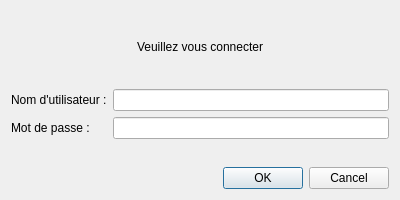
<?xml version="1.0" encoding="UTF-8"?>
<ui version="4.0">
 <class>LoginDialog</class>
 <widget class="QDialog" name="LoginDialog">
  <property name="geometry">
   <rect>
    <x>0</x>
    <y>0</y>
    <width>400</width>
    <height>200</height>
   </rect>
  </property>
  <property name="windowTitle">
   <string>Connexion</string>
  </property>
  <layout class="QVBoxLayout" name="verticalLayout">
   <item>
    <widget class="QLabel" name="label">
     <property name="text">
      <string>Veuillez vous connecter</string>
     </property>
     <property name="alignment">
      <set>Qt::AlignCenter</set>
     </property>
    </widget>
   </item>
   <item>
    <layout class="QFormLayout" name="formLayout">
     <item row="0" column="0">
      <widget class="QLabel" name="username_label">
       <property name="text">
        <string>Nom d'utilisateur :</string>
       </property>
      </widget>
     </item>
     <item row="0" column="1">
      <widget class="QLineEdit" name="username_input"/>
     </item>
     <item row="1" column="0">
      <widget class="QLabel" name="password_label">
       <property name="text">
        <string>Mot de passe :</string>
       </property>
      </widget>
     </item>
     <item row="1" column="1">
      <widget class="QLineEdit" name="password_input">
       <property name="echoMode">
        <enum>QLineEdit::Password</enum>
       </property>
      </widget>
     </item>
    </layout>
   </item>
   <item>
    <widget class="QDialogButtonBox" name="button_box">
     <property name="orientation">
      <enum>Qt::Horizontal</enum>
     </property>
     <property name="standardButtons">
      <set>QDialogButtonBox::Cancel|QDialogButtonBox::Ok</set>
     </property>
    </widget>
   </item>
  </layout>
 </widget>
 <resources/>
 <connections>
  <connection>
   <sender>button_box</sender>
   <signal>accepted()</signal>
   <receiver>LoginDialog</receiver>
   <slot>accept()</slot>
   <hints>
    <hint type="sourcelabel">
     <x>248</x>
     <y>254</y>
    </hint>
    <hint type="destinationlabel">
     <x>157</x>
     <y>274</y>
    </hint>
   </hints>
  </connection>
  <connection>
   <sender>button_box</sender>
   <signal>rejected()</signal>
   <receiver>LoginDialog</receiver>
   <slot>reject()</slot>
   <hints>
    <hint type="sourcelabel">
     <x>316</x>
     <y>260</y>
    </hint>
    <hint type="destinationlabel">
     <x>286</x>
     <y>274</y>
    </hint>
   </hints>
  </connection>
 </connections>
</ui>
